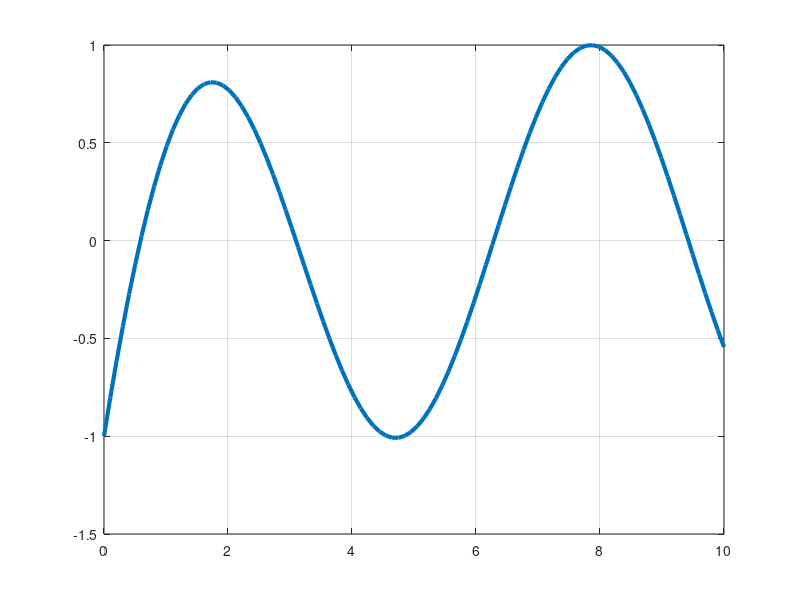

MATLAB code to generate this figure: (Note: this script raises an error after producing the figure.)

%% Problema e Tema 2
f=@(x)sin(x)-exp(-x);
x=linspace(0,10,100);
y=f(x);
plot(x,y,'Linewidth',3)
hold on
grid on
[interval]=cautainterval(f,0,10,50)
for i=1: size(interval,1)
    x1=interval(i,1)
    x2=interval(i,2)
    fill([x1 x1 x2 x2 x1],[-0.3,0.3,0.3,-0.3,-0.3],[0.7 0.3 0.9 0.5 0.7])
    r(i)=MetPozFalse(f,x1,x2,10^(-3));
end
plot(r,f(r),'o','Markerfacecolor','y','Markersize',10)